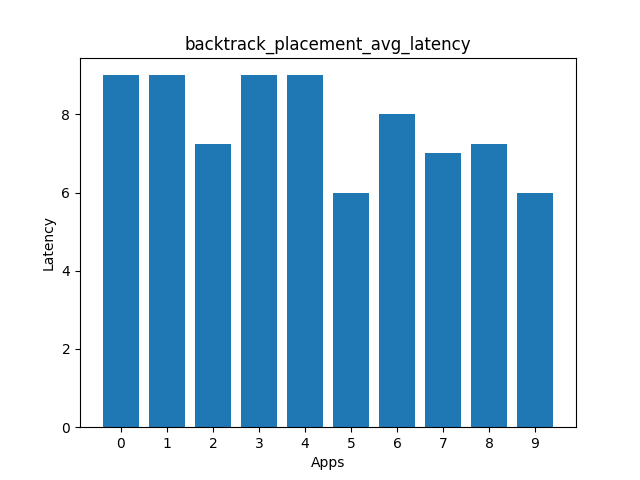
#> input picture Playground/testing/data_analysis/backtrack_placement_avg_latency.png, 640 x 480 px; its folder holds 4 pictures in this run
$ python plots_concatenator.py out.png
#> lines starting #> are read from the running program, lines starting #| are printed output that depends on the picture
# from PIL import Image
# import os
#
# current_directory = os.path.dirname(__file__)
#
# # Directory containing the PNG files
#
# directory =  os.path.join(current_directory, 'data_analysis')
#
# # Get a list of PNG files in the directory
# png_files = sorted([file for file in os.listdir(directory) if file.endswith('.png')])
#
# # Open each PNG file and append them vertically
# images = [Image.open(os.path.join(directory, file)) for file in png_files]
# widths, heights = zip(*(i.size for i in images))
#
# # Calculate the total width and height for the final image
# total_width = max(widths)
# total_height = sum(heights)
#
# # Create a new blank image with the calculated dimensions
# concatenated_image = Image.new('RGB', (total_width, total_height), color = 'white')
#
# # Paste each image into the new image vertically
# y_offset = 0
# for img in images:
#     x_offset = (total_width - img.width) // 2
#
#     concatenated_image.paste(img, (x_offset, y_offset))
#     y_offset += img.size[1]
#
# # Save the final concatenated image
# concatenated_image.save('./data_analysis/concatenated_image.png')

import os
import argparse
from PIL import Image

# Function to concatenate images vertically
def concatenate_images(output_filename):
#> called with output_filename = 'out.png'
    current_directory = os.path.dirname(__file__)
    directory = os.path.join(current_directory, 'data_analysis')
    png_files = sorted([file for file in os.listdir(directory) if file.endswith('.png')])

    images = [Image.open(os.path.join(directory, file)) for file in png_files]
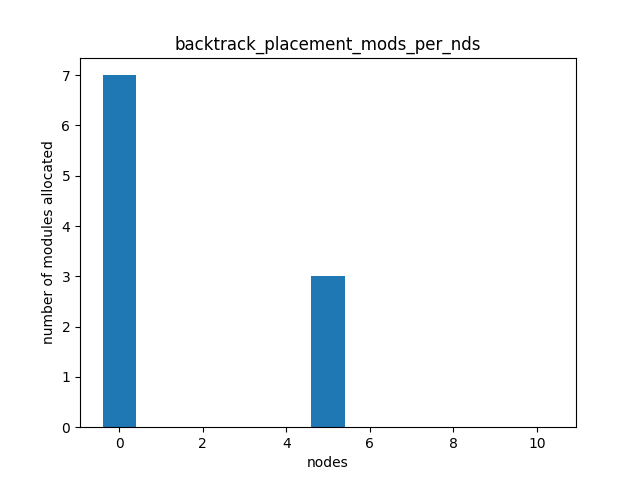
#> input picture Playground/testing/data_analysis/backtrack_placement_mods_per_nds.png, 640 x 480 px
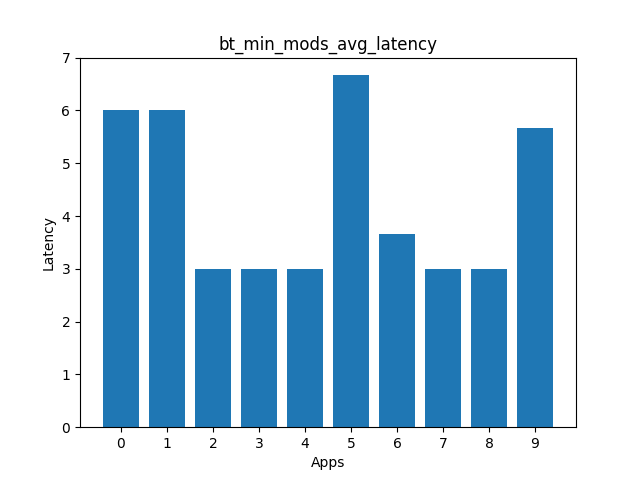
#> input picture Playground/testing/data_analysis/bt_min_mods_avg_latency.png, 640 x 480 px
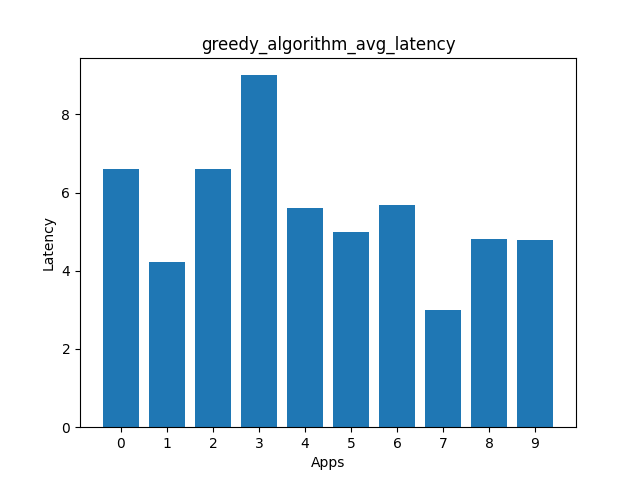
#> input picture Playground/testing/data_analysis/greedy_algorithm_avg_latency.png, 640 x 480 px
    widths, heights = zip(*(i.size for i in images))
#> widths = (640, 640, 640, 640); heights = (480, 480, 480, 480)

    total_width = max(widths)
#> total_width = 640
    total_height = sum(heights)
#> total_height = 1920

    concatenated_image = Image.new('RGB', (total_width, total_height), color='white')
#> concatenated_image: PIL image 640x1920 RGB; every value is 255

    y_offset = 0
    for img in images:
        x_offset = (total_width - img.width) // 2
        concatenated_image.paste(img, (x_offset, y_offset))
        y_offset += img.size[1]
#> this loop made 4 passes
#> y_offset on passes 1 to 4: 480, 960, 1440, 1920
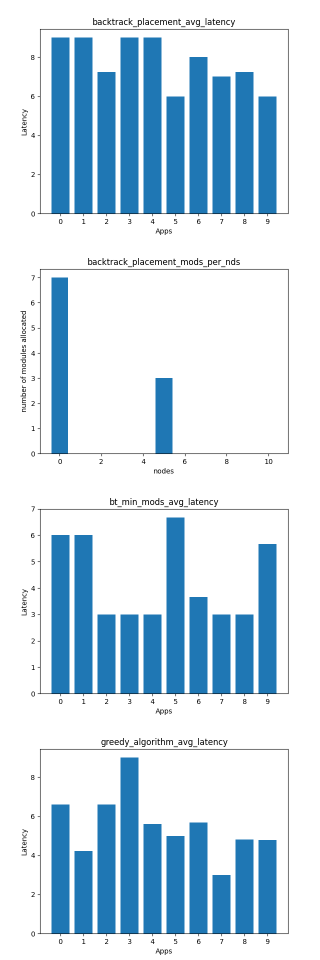
#> concatenated_image: PIL image 640x1920 RGB (shown at 1/2 size); mean R, G, B 199.9, 220.3, 234.5
#> after the loop, y_offset = 1920

    output_path = os.path.join(directory, output_filename)
    concatenated_image.save(output_path)
    print(f"Concatenated plots saved as '{output_filename}' in '{directory}' directory.")

if __name__ == "__main__":
    parser = argparse.ArgumentParser(description='Concatenate PNG images vertically.')
    parser.add_argument('output_filename', help='Name of the concatenated image file')

    args = parser.parse_args()
    concatenate_images(args.output_filename)
